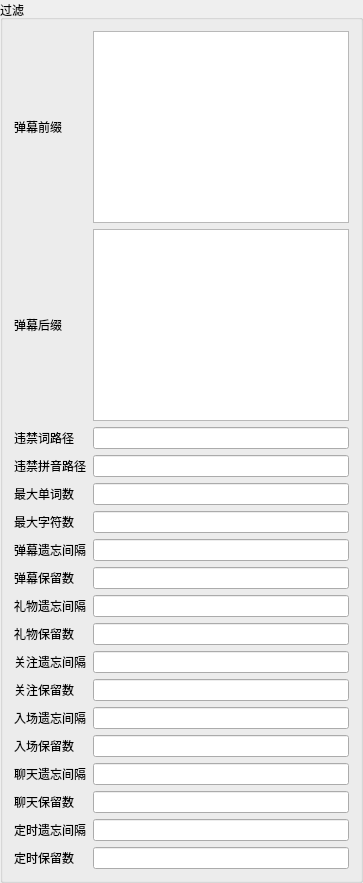
                <widget class="QGroupBox" name="groupBox_filter">
                 <property name="styleSheet">
                  <string notr="true"/>
                 </property>
                 <property name="title">
                  <string>过滤</string>
                 </property>
                 <layout class="QGridLayout" name="gridLayout_26">
                  <item row="0" column="0">
                   <layout class="QGridLayout" name="gridLayout_filter">
                    <item row="15" column="0">
                     <widget class="QLabel" name="label_filter_talk_forget_reserve_num">
                      <property name="text">
                       <string>聊天保留数</string>
                      </property>
                     </widget>
                    </item>
                    <item row="15" column="1">
                     <widget class="QLineEdit" name="lineEdit_filter_talk_forget_reserve_num"/>
                    </item>
                    <item row="5" column="1">
                     <widget class="QLineEdit" name="lineEdit_filter_max_char_len"/>
                    </item>
                    <item row="6" column="1">
                     <widget class="QLineEdit" name="lineEdit_filter_comment_forget_duration"/>
                    </item>
                    <item row="12" column="1">
                     <widget class="QLineEdit" name="lineEdit_filter_entrance_forget_duration"/>
                    </item>
                    <item row="7" column="0">
                     <widget class="QLabel" name="label_filter_comment_forget_reserve_num">
                      <property name="text">
                       <string>弹幕保留数</string>
                      </property>
                     </widget>
                    </item>
                    <item row="4" column="0">
                     <widget class="QLabel" name="label_filter_max_len">
                      <property name="text">
                       <string>最大单词数</string>
                      </property>
                     </widget>
                    </item>
                    <item row="2" column="1">
                     <widget class="QLineEdit" name="lineEdit_filter_badwords_path"/>
                    </item>
                    <item row="5" column="0">
                     <widget class="QLabel" name="label_filter_max_char_len">
                      <property name="text">
                       <string>最大字符数</string>
                      </property>
                     </widget>
                    </item>
                    <item row="4" column="1">
                     <widget class="QLineEdit" name="lineEdit_filter_max_len"/>
                    </item>
                    <item row="8" column="1">
                     <widget class="QLineEdit" name="lineEdit_filter_gift_forget_duration"/>
                    </item>
                    <item row="13" column="0">
                     <widget class="QLabel" name="label_filter_entrance_forget_reserve_num">
                      <property name="text">
                       <string>入场保留数</string>
                      </property>
                     </widget>
                    </item>
                    <item row="14" column="0">
                     <widget class="QLabel" name="label_filter_talk_forget_duration">
                      <property name="text">
                       <string>聊天遗忘间隔</string>
                      </property>
                     </widget>
                    </item>
                    <item row="2" column="0">
                     <widget class="QLabel" name="label_filter_badwords_path">
                      <property name="text">
                       <string>违禁词路径</string>
                      </property>
                     </widget>
                    </item>
                    <item row="16" column="0">
                     <widget class="QLabel" name="label_filter_schedule_forget_duration">
                      <property name="text">
                       <string>定时遗忘间隔</string>
                      </property>
                     </widget>
                    </item>
                    <item row="6" column="0">
                     <widget class="QLabel" name="label_filter_comment_forget_duration">
                      <property name="text">
                       <string>弹幕遗忘间隔</string>
                      </property>
                     </widget>
                    </item>
                    <item row="16" column="1">
                     <widget class="QLineEdit" name="lineEdit_filter_schedule_forget_duration"/>
                    </item>
                    <item row="9" column="1">
                     <widget class="QLineEdit" name="lineEdit_filter_gift_forget_reserve_num"/>
                    </item>
                    <item row="10" column="0">
                     <widget class="QLabel" name="label_filter_follow_forget_duration">
                      <property name="text">
                       <string>关注遗忘间隔</string>
                      </property>
                     </widget>
                    </item>
                    <item row="13" column="1">
                     <widget class="QLineEdit" name="lineEdit_filter_entrance_forget_reserve_num"/>
                    </item>
                    <item row="3" column="0">
                     <widget class="QLabel" name="label_filter_bad_pinyin_path">
                      <property name="text">
                       <string>违禁拼音路径</string>
                      </property>
                     </widget>
                    </item>
                    <item row="1" column="1">
                     <widget class="QTextEdit" name="textEdit_filter_after_must_str"/>
                    </item>
                    <item row="0" column="1">
                     <widget class="QTextEdit" name="textEdit_filter_before_must_str"/>
                    </item>
                    <item row="9" column="0">
                     <widget class="QLabel" name="label_filter_gift_forget_reserve_num">
                      <property name="text">
                       <string>礼物保留数</string>
                      </property>
                     </widget>
                    </item>
                    <item row="3" column="1">
                     <widget class="QLineEdit" name="lineEdit_filter_bad_pinyin_path"/>
                    </item>
                    <item row="0" column="0">
                     <widget class="QLabel" name="label_filter_before_must_str">
                      <property name="text">
                       <string>弹幕前缀</string>
                      </property>
                     </widget>
                    </item>
                    <item row="14" column="1">
                     <widget class="QLineEdit" name="lineEdit_filter_talk_forget_duration"/>
                    </item>
                    <item row="1" column="0">
                     <widget class="QLabel" name="label_filter_after_must_str">
                      <property name="text">
                       <string>弹幕后缀</string>
                      </property>
                     </widget>
                    </item>
                    <item row="7" column="1">
                     <widget class="QLineEdit" name="lineEdit_filter_comment_forget_reserve_num"/>
                    </item>
                    <item row="17" column="0">
                     <widget class="QLabel" name="label_filter_schedule_forget_reserve_num">
                      <property name="text">
                       <string>定时保留数</string>
                      </property>
                     </widget>
                    </item>
                    <item row="8" column="0">
                     <widget class="QLabel" name="label_filter_gift_forget_duration">
                      <property name="text">
                       <string>礼物遗忘间隔</string>
                      </property>
                     </widget>
                    </item>
                    <item row="17" column="1">
                     <widget class="QLineEdit" name="lineEdit_filter_schedule_forget_reserve_num"/>
                    </item>
                    <item row="12" column="0">
                     <widget class="QLabel" name="label_filter_entrance_forget_duration">
                      <property name="text">
                       <string>入场遗忘间隔</string>
                      </property>
                     </widget>
                    </item>
                    <item row="11" column="0">
                     <widget class="QLabel" name="label_filter_follow_forget_reserve_num">
                      <property name="text">
                       <string>关注保留数</string>
                      </property>
                     </widget>
                    </item>
                    <item row="10" column="1">
                     <widget class="QLineEdit" name="lineEdit_filter_follow_forget_duration"/>
                    </item>
                    <item row="11" column="1">
                     <widget class="QLineEdit" name="lineEdit_filter_follow_forget_reserve_num"/>
                    </item>
                   </layout>
                  </item>
                 </layout>
                </widget>
